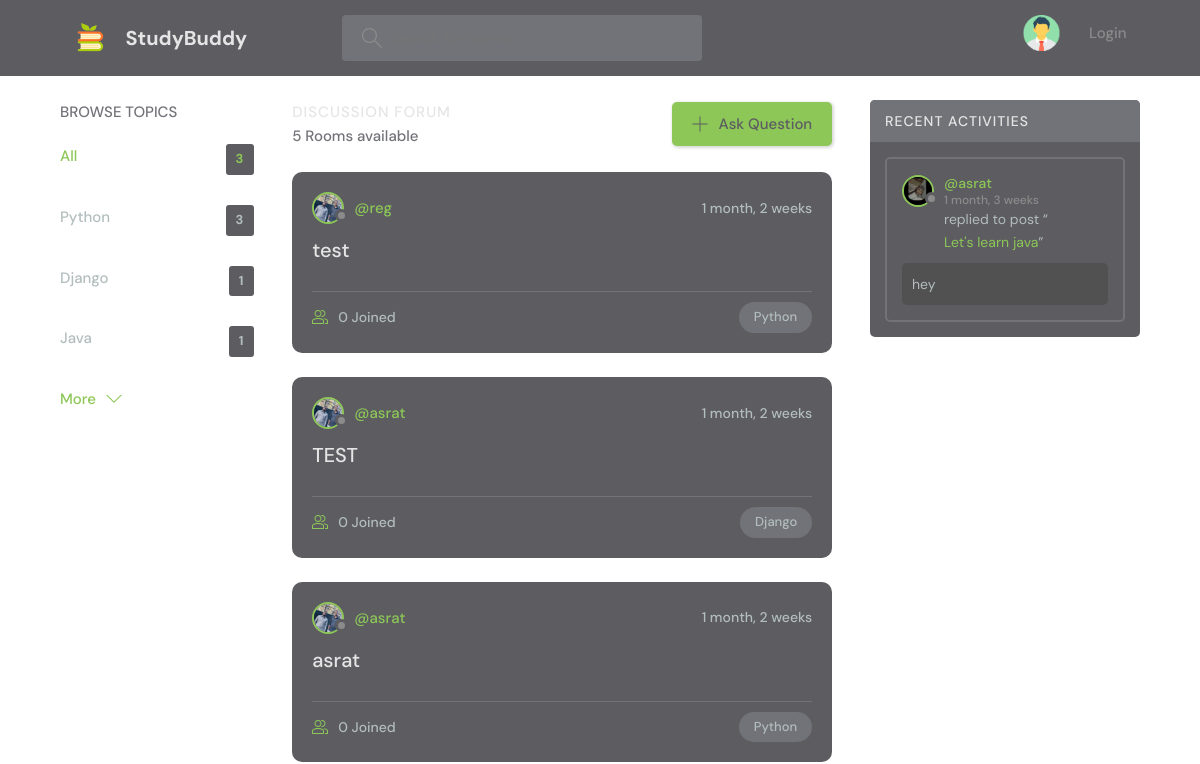
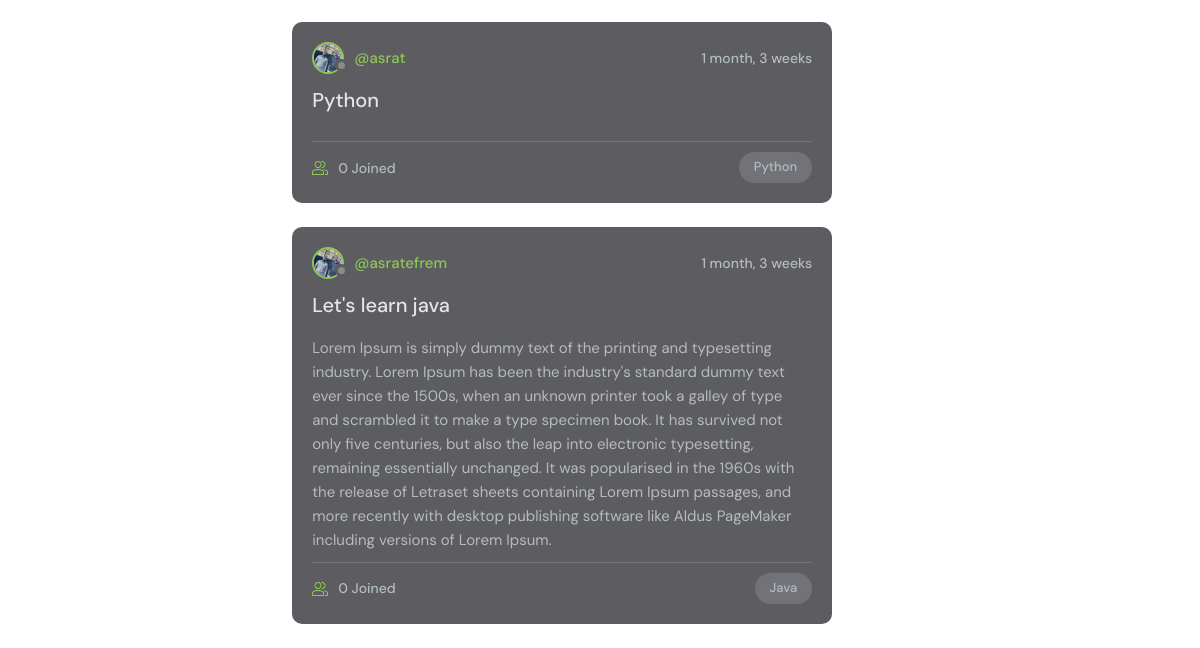
The app's page /, older data (2 pictures, top to bottom).
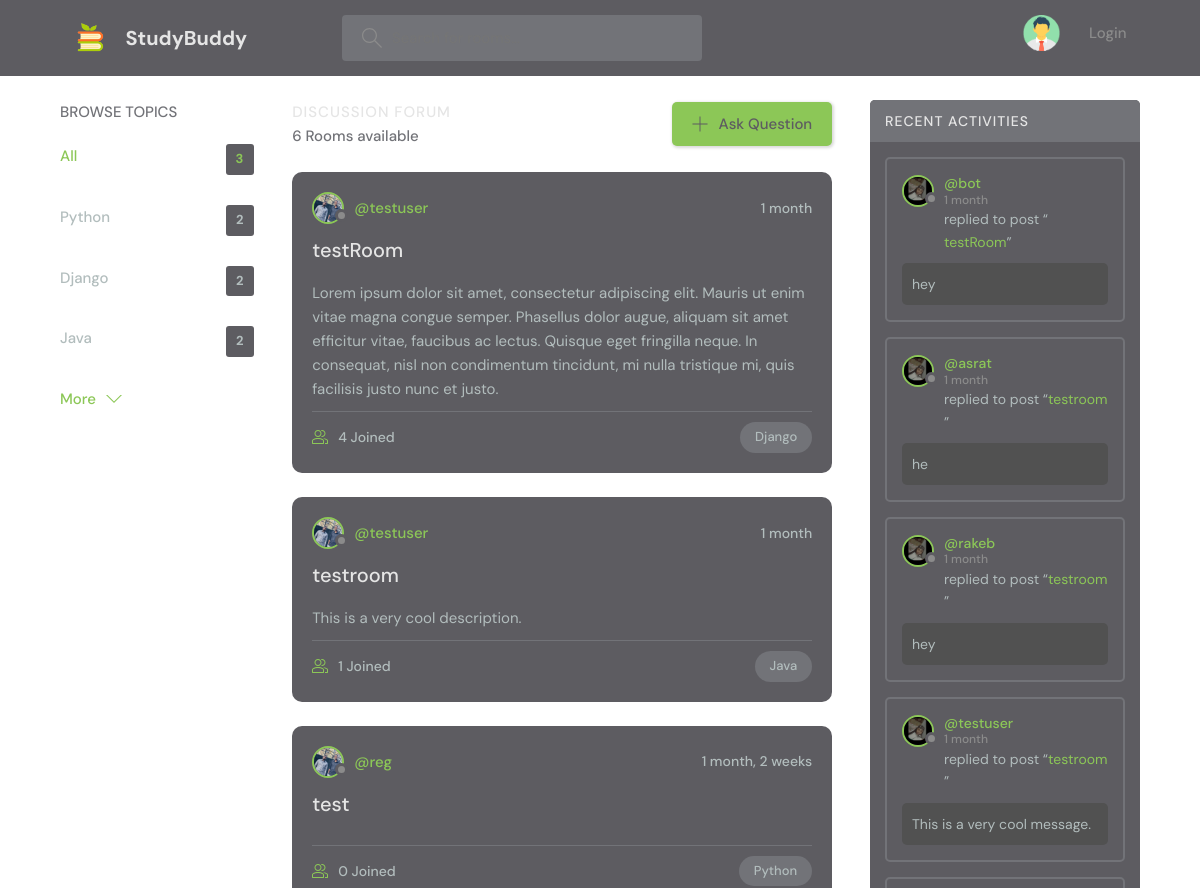
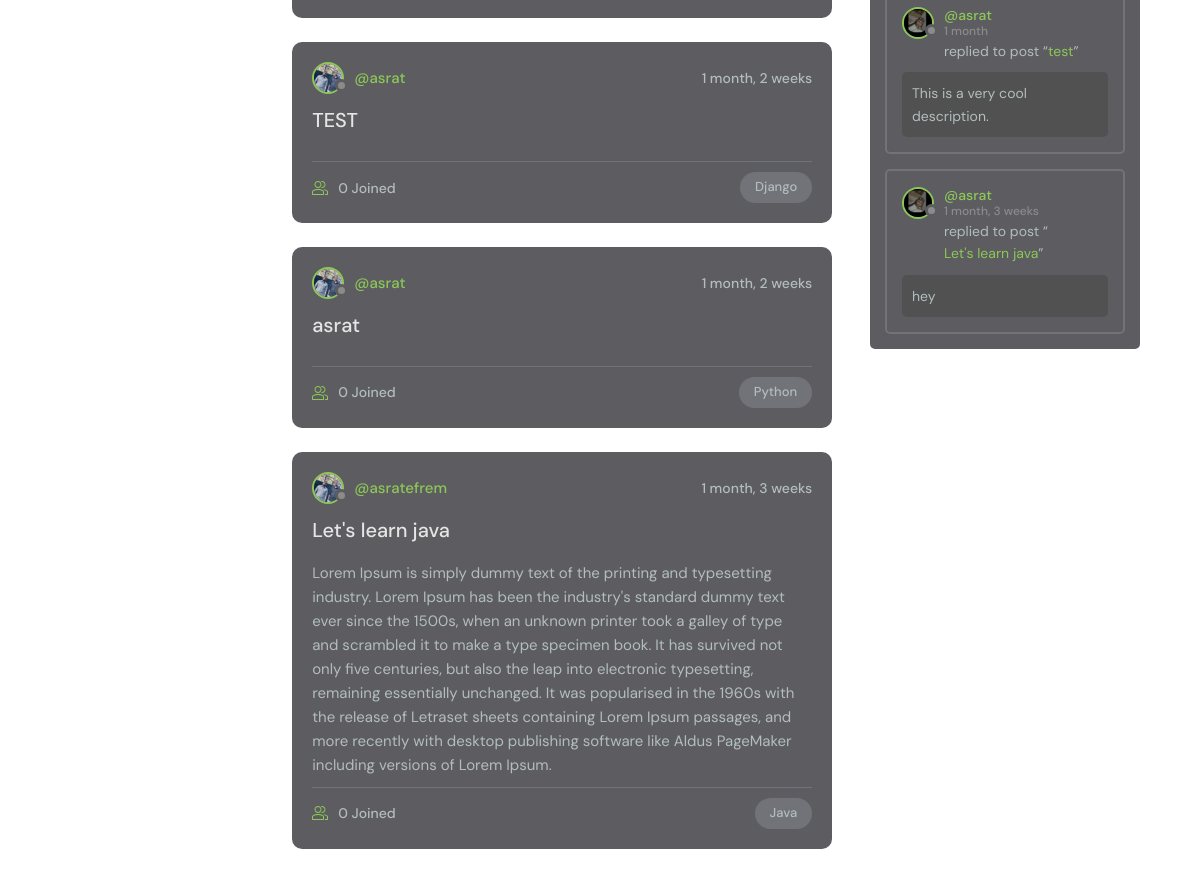
The same page, newer data (2 pictures, top to bottom).
### base/models.py (models this page shows, shortened)
class Topic(models.Model):
    name = models.CharField(max_length=200)

class Room(models.Model):
    host = models.ForeignKey(User, on_delete=models.SET_NULL, null=True)
    topic = models.ForeignKey(Topic, on_delete=models.SET_NULL, null=True)
    participants = models.ManyToManyField(
        User, related_name='participants', blank=True)
    name = models.CharField(max_length=200)
    description = models.TextField(null=True, blank=True)
    updated = models.DateTimeField(auto_now=True)
    created = models.DateTimeField(auto_now_add=True)
    class Meta:
        ordering = ['-updated', '-created']
    def __str__(self):
        return self.name

class Message(models.Model):
    user = models.ForeignKey(User, on_delete=models.CASCADE)
    room = models.ForeignKey(Room, on_delete=models.CASCADE)
    body = models.TextField()
    updated = models.DateTimeField(auto_now=True)
    created = models.DateTimeField(auto_now_add=True)
    class Meta:
        ordering = ['-updated', '-created']

### base/views.py (the view)
# urls.py: path('', views.home, name='home'),
def home(request):
    q = request.GET.get('q') if request.GET.get('q') != None else ''
    rooms = Room.objects.filter(
        Q(topic__name__icontains=q) |
        Q(name__icontains=q) |
        Q(description__icontains=q)
    )
    topics = Topic.objects.all()[0:5]
    room_count = rooms.count()
    room_messages = Message.objects.filter(Q(room__topic__name__icontains=q))
    context = {'rooms': rooms, 'topics': topics,
               'room_count': room_count, 'room_messages': room_messages}
    return render(request, 'base/home.html', context)

### base/templates/base/home.html
{% extends 'main.html' %}
{% block content %}
    <main class="layout layout--3">
      <div class="container">
        {%include 'base/topicscomp.html'%}
        <div class="roomList">
          <div class="roomList__header">
            <div>
              <h2>Discussion Forum</h2>
              <p>{{rooms.count}} Rooms available</p>
            </div>
            <a class="btn btn--main" href="{% url 'create-room' %}">
              <svg version="1.1" xmlns="http://www.w3.org/2000/svg" width="32" height="32" viewBox="0 0 32 32">
                <title>add</title>
                <path
                  d="M16.943 0.943h-1.885v14.115h-14.115v1.885h14.115v14.115h1.885v-14.115h14.115v-1.885h-14.115v-14.115z"
                ></path>
              </svg>
              Ask Question
            </a>
          </div>
          {% include 'base/feed_component.html' %}
        </div>
        {% include 'base/actcomp.html' %}
      </div>
    </main>
  {% endblock %}

### base/templates/base/topicscomp.html
<div class="topics">
  <div class="topics__header">
    <h2>Browse Topics</h2>
  </div>
  <ul class="topics__list">
    <li>
      <a href="{% url 'home' %}" class="active">All <span>{{topics.count}}</span></a>
    </li>
    {% for topic in topics %}
    <li>
      <a href="{% url 'home' %}?q={{topic.name}}">{{topic.name}}<span>{{topic.room_set.all.count}}</span></a>
    </li>
    {% endfor %}
  </ul>
  <a class="btn btn--link" href="{% url 'topics' %}">
    More
    <svg version="1.1" xmlns="http://www.w3.org/2000/svg" width="32" height="32" viewBox="0 0 32 32">
      <title>chevron-down</title>
      <path d="M16 21l-13-13h-3l16 16 16-16h-3l-13 13z"></path>
    </svg>
  </a>
</div>

### base/templates/base/feed_component.html (shortened to what this page needs)
{% for room in rooms %}
<div class="roomListRoom">
  <div class="roomListRoom__header">
    <a href="{% url 'user-profile' room.host.id %}" class="roomListRoom__author">
      <div class="avatar avatar--small">
        <img src="../../../static/images/user3.jpg" />
      </div>
      <span>@{{room.host.username}}</span>
    </a>
    <div class="roomListRoom__actions">
      <span>{{room.created|timesince}}</span>
    </div>
  </div>
  <div class="roomListRoom__content">
    <a href="{% url 'room' room.id %}">{{room.name}}</a>
    <p>
      {{room.description}}
    </p>
  </div>
  <div class="roomListRoom__meta">
    <a href="{% url 'home' %}" class="roomListRoom__joined">
      {{room.participants.all.count}} Joined
    </a>
    <p class="roomListRoom__topic">{{room.topic.name}}</p>
  </div>
</div>
{% endfor %}

### base/templates/base/actcomp.html (shortened to what this page needs)
<div class="activities">
  <div class="activities__header">
    <h2>Recent Activities</h2>
  </div>
  {% for message in room_messages %}
  <div class="activities__box">
    <div class="activities__boxHeader roomListRoom__header">
      <a href="{% url 'user-profile' message.user.id %}" class="roomListRoom__author">
        <div class="avatar avatar--small">
          <img src="../../../static/images/user4.jpg" />
        </div>
        <p>
          @{{message.user}}
          <span>{{message.created|timesince}}</span>
        </p>
      </a>
    </div>
    <div class="activities__boxContent">
      <p>replied to post “<a href="{% url 'room' message.room.id %}">{{message.room}}</a>”</p>
      <div class="activities__boxRoomContent">
        {{message.body}}
      </div>
    </div>
  </div>
  {% endfor %}
</div>

Row changes from the older to the newer data that the page shows:
removed Room: host.username "asrat", created "1 month, 3 weeks", name "Python", participants.all.count "0", topic.name "Python"
computed for Topic "Python": room_set.all.count "3" → "2"
computed for Topic "Django": room_set.all.count "1" → "2"
computed for Topic "Java": room_set.all.count "1" → "2"
added Room: host.username "testuser", created "1 month", name "testRoom", description "Lorem ipsum dolor sit amet, consectetur adipiscing elit. Mauris ut enim vitae magna congue semper. Phasellus dolor augue, aliquam sit amet efficitur vitae, faucibus ac lectus. Quisque eget fringilla neque. In consequat, nisl non condimentum tincidunt, mi nulla tristique mi, quis facilisis justo nunc et justo.", participants.all.count "4", topic.name "Django"
added Room: host.username "testuser", created "1 month", name "testroom", description "This is a very cool description.", participants.all.count "1", topic.name "Java"
added Message: user "bot", created "1 month", room "testRoom", body "hey"
added Message: user "asrat", created "1 month", room "testroom", body "he"
added Message: user "rakeb", created "1 month", room "testroom", body "hey"
added Message: user "testuser", created "1 month", room "testroom", body "This is a very cool message."
added Message: user "asrat", created "1 month", room "test", body "This is a very cool description."
Text that changed along with them:
{{ rooms.count }}: "5" → "6"
